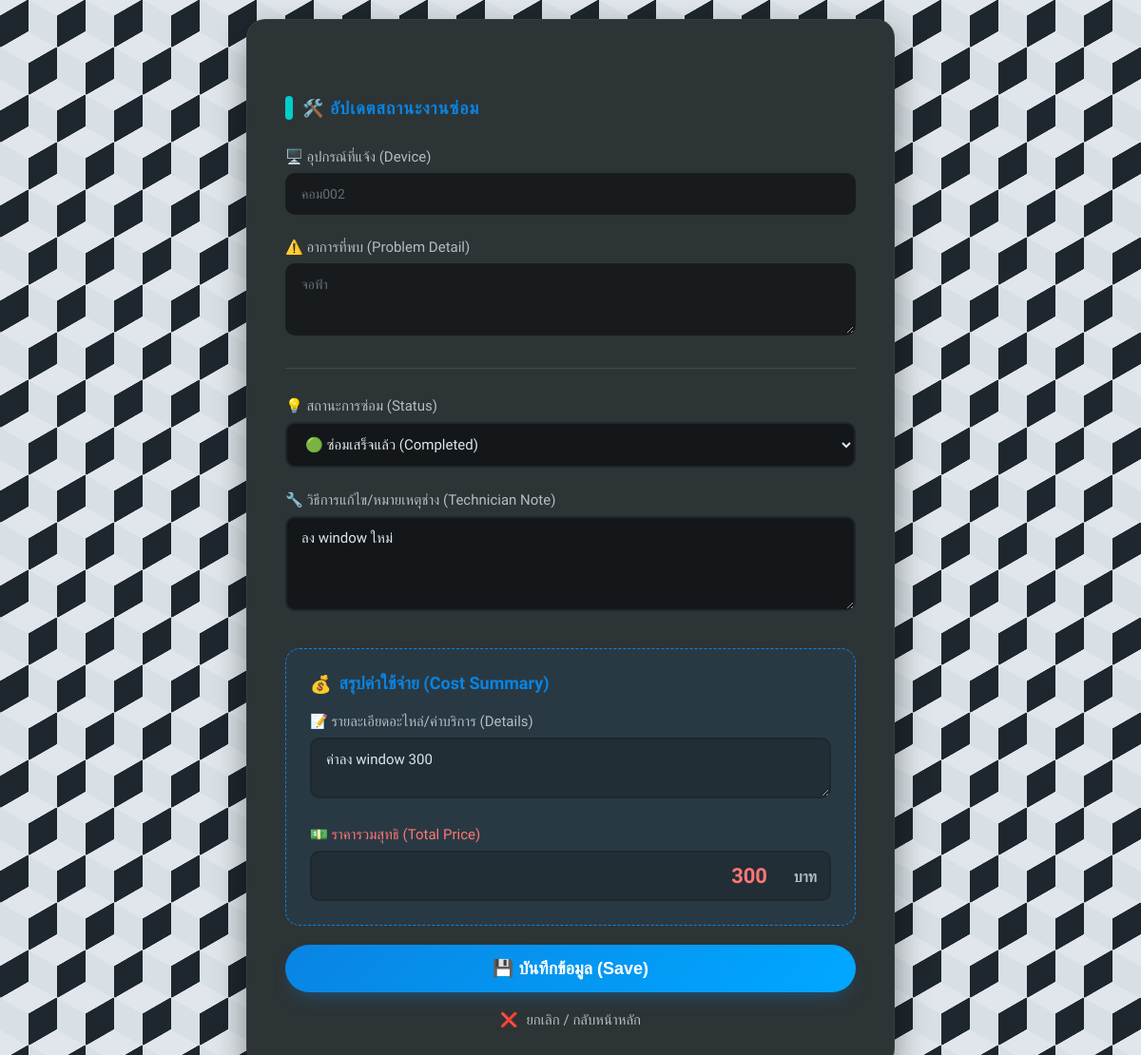
/update/3 (signed in), run on the app's committed database.
### tables this page shows
CREATE TABLE repairs (
    repair_id INTEGER PRIMARY KEY AUTOINCREMENT,
    user_id INTEGER NOT NULL,
    device_name TEXT NOT NULL,
    problem_detail TEXT NOT NULL,
    location TEXT NOT NULL,
    status TEXT DEFAULT 'Pending',
    report_date TIMESTAMP DEFAULT CURRENT_TIMESTAMP,
    technician_note TEXT,
    spare_parts TEXT, 
    cost INTEGER DEFAULT 0,
    FOREIGN KEY (user_id) REFERENCES users (user_id)
);

### app.py (the view, shortened to what this page needs)
@app.route('/update/<int:repair_id>', methods=['GET', 'POST'])
def update_repair(repair_id):
    if session.get('role') != 'admin':
        return redirect(url_for('login'))
    conn = get_db_connection()
    repair = conn.execute('SELECT * FROM repairs WHERE repair_id = ?', (repair_id,)).fetchone()
    conn.close()
    return render_template('update_repair.html', repair=repair)

### app.py (called while the page is built)
def get_db_connection():
    conn = sqlite3.connect('maintenance.db')
    conn.row_factory = sqlite3.Row
    return conn

### templates/update_repair.html (shortened to what this page needs)
<!DOCTYPE html>
<html lang="th">
<head>
    <link rel="stylesheet" href="{{ url_for('static', filename='style.css') }}">
</head>
<body>
    <div class="update-container">
        <h2>🛠️ อัปเดตสถานะงานซ่อม</h2>
        <form method="POST">
            <div class="form-group">
                <label>🖥️ อุปกรณ์ที่แจ้ง (Device)</label>
                <input type="text" value="{{ repair['device_name'] }}" class="form-control readonly" readonly>
            </div>
            <div class="form-group">
                <label>⚠️ อาการที่พบ (Problem Detail)</label>
                <textarea rows="3" class="form-control readonly" readonly>{{ repair['problem_detail'] }}</textarea>
            </div>
            <hr class="divider">
            <div class="form-group">
                <label for="status">💡 สถานะการซ่อม (Status)</label>
                <select name="status" id="status" class="form-control" style="cursor: pointer;">
                    <option value="Completed" {% if repair['status'] == 'Completed' %}selected{% endif %}>🟢 ซ่อมเสร็จแล้ว (Completed)</option>
                </select>
            </div>
            <div class="form-group">
                <label for="technician_note">🔧 วิธีการแก้ไข/หมายเหตุช่าง (Technician Note)</label>
                <textarea name="technician_note" id="technician_note" rows="4" class="form-control" placeholder="ระบุสิ่งที่ได้ดำเนินการไป...">{{ repair['technician_note'] or '' }}</textarea>
            </div>
            <div class="cost-section">
                <div class="cost-title">
                    💰 <span>สรุปค่าใช้จ่าย (Cost Summary)</span>
                </div>
                <div class="form-group">
                    <label for="spare_parts">📝 รายละเอียดอะไหล่/ค่าบริการ (Details)</label>
                    <textarea name="spare_parts" id="spare_parts" rows="2" class="form-control" placeholder="เช่น ค่า SSD 500 บาท, ค่าแรง 300 บาท..." style="background-color: rgba(0,0,0,0.2);">{{ repair['spare_parts'] or '' }}</textarea>
                </div>
                <div class="form-group" style="margin-bottom: 0;">
                    <label for="cost" style="color: var(--danger-color);">💵 ราคารวมสุทธิ (Total Price)</label>
                    <div class="price-input-group">
                        <input type="number" name="cost" id="cost" class="form-control price-input" placeholder="0" value="{{ repair['cost'] or 0 }}" min="0">
                        <span class="price-currency">บาท</span>
                    </div>
                </div>
            </div>
            <button type="submit" class="btn-submit">💾 บันทึกข้อมูล (Save)</button>
        </form>
        <a href="{{ url_for('dashboard') }}" class="btn-cancel">
            <span style="margin-right: 5px;">❌</span> ยกเลิก / กลับหน้าหลัก
        </a>
    </div>
</body>
</html>

### static/style.css (style rules this page uses)
:root { --primary-blue: #0984e3; --light-blue: #74b9ff; --teal: #00cec9; --bg-color: #dfe6e9; --text-color: #2d3436; --border-radius: 15px; }
body { font-family: 'Prompt', sans-serif; color: var(--text-color); margin: 0; padding: 40px 20px; min-height: 100vh; background-color: #eef2f3; background-image: linear-gradient(30deg, #e0e6eb 12%, transparent 12.5%, transparent 87%, #e0e6eb 87.5%, #e0e6eb), linear-gradient(150deg, #e0e6eb 12%, transparent 12.5%, transparent 87%, #e0e6eb 87.5%, #e0e6eb), linear-gradient(30deg, #e0e6eb 12%, transparent 12.5%, transparent 87%, #e0e6eb 87.5%, #e0e6eb), linear-gradient(150deg, #e0e6eb 12%, transparent 12.5%, transparent 87%, #e0e6eb 87.5%, #e0e6eb), linear-gradient(60deg, #d8e0e5 25%, transparent 25.5%, transparent 75%, #d8e0e5 75%, #d8e0e5), linear-gradient(60deg, #d8e0e5 25%, transparent 25.5%, transparent 75%, #d8e0e5 75%, #d8e0e5); background-size: 60px 100px; background-position: 0 0, 0 0, 30px 50px, 30px 50px, 0 0, 30px 50px; display: flex; justify-content: center; }
h2 { font-size: 18px; color: var(--primary-blue); margin-top: 40px; margin-bottom: 15px; display: flex; align-items: center; }
h2::before { content: ''; display: inline-block; width: 8px; height: 25px; background: var(--teal); margin-right: 10px; border-radius: 4px; }

### templates/update_repair.html (style rules this page uses)
:root { --bg-primary: #1e272e; --bg-secondary: #2d3436; --text-primary: #dfe6e9; --text-muted: #b2bec3; --accent-color: #0984e3; --danger-color: #ff7675; --success-color: #00b894; }
body { font-family: 'Prompt', sans-serif; background-color: var(--bg-primary); color: var(--text-primary); margin: 0; padding: 20px; display: flex; justify-content: center; align-items: center; min-height: 100vh; }
.update-container { background-color: var(--bg-secondary); padding: 40px; border-radius: 20px; box-shadow: 0 15px 35px rgba(0, 0, 0, 0.4); width: 100%; max-width: 600px; border: 1px solid rgba(255, 255, 255, 0.05); }
h2 { text-align: center; margin-bottom: 30px; font-weight: 600; color: var(--accent-color); letter-spacing: 1px; }
.form-group { margin-bottom: 25px; }
label { display: block; margin-bottom: 8px; font-weight: 500; color: var(--text-muted); font-size: 15px; }
.form-control { width: 100%; padding: 12px 15px; background-color: #13171a; border: 2px solid #1e272e; border-radius: 10px; color: var(--text-primary); font-family: 'Prompt', sans-serif; font-size: 15px; box-sizing: border-box; transition: all 0.3s ease; }
.form-control.readonly { background-color: #181b1e; border-color: #181b1e; color: #636e72; cursor: not-allowed; font-size: 14px; }
.cost-section { background: rgba(9, 132, 227, 0.08); padding: 25px; border-radius: 15px; margin-top: 35px; border: 1px dashed var(--accent-color); position: relative; }
.cost-title { font-size: 18px; font-weight: 600; color: var(--accent-color); margin-bottom: 20px; display: flex; align-items: center; }
.cost-title span { margin-left: 8px; }
.price-input-group { position: relative; }
.price-currency { position: absolute; right: 15px; top: 50%; transform: translateY(-50%); color: var(--text-muted); font-weight: bold; }
.form-control.price-input { font-size: 22px; font-weight: 700; color: var(--danger-color); padding-right: 50px; text-align: right; background-color: rgba(0, 0, 0, 0.2); }
.btn-submit { width: 100%; padding: 14px; background: linear-gradient(135deg, var(--accent-color), #00a8ff); color: white; border: none; border-radius: 50px; font-size: 18px; font-weight: 600; cursor: pointer; transition: all 0.3s ease; box-shadow: 0 10px 20px -10px rgba(9, 132, 227, 0.5); margin-top: 20px; }
.btn-cancel { display: block; text-align: center; margin-top: 20px; color: var(--text-muted); text-decoration: none; font-size: 15px; transition: 0.3s; }
hr.divider { border: 0; height: 1px; background: rgba(255, 255, 255, 0.1); margin: 30px 0; }

### data on the page
repairs: device_name "คอม002", problem_detail "จอฟ้า", status "🟢 ซ่อมเสร็จแล้ว (Completed)", technician_note "ลง window ใหม่", spare_parts "ค่าลง window 300", cost "300"
